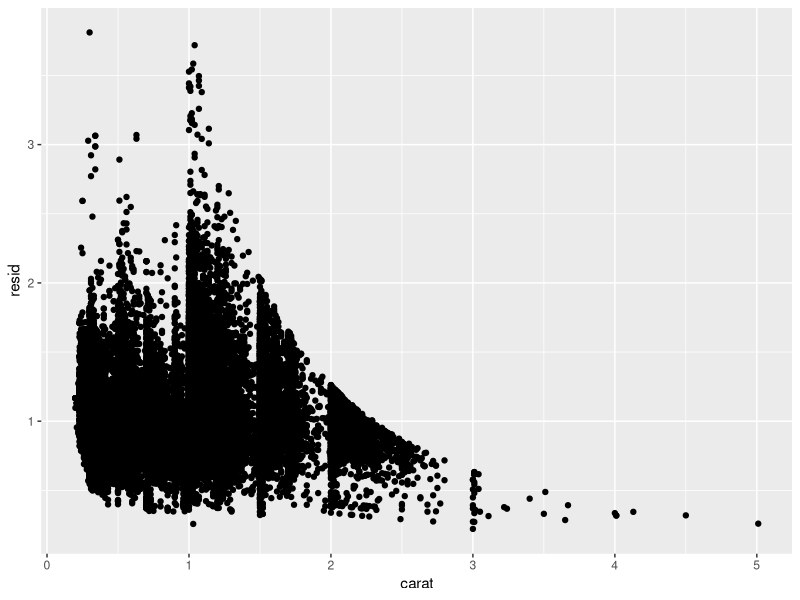

R code for this plot:
library(tidyverse)
library(modelr)

mod <- lm(log(price) ~ log(carat), data = diamonds)

diamonds2 <- diamonds %>%
  add_residuals(mod) %>%
  mutate(resid = exp(resid))

ggplot(data = diamonds2) +
  geom_point(mapping = aes(x = carat, y = resid))